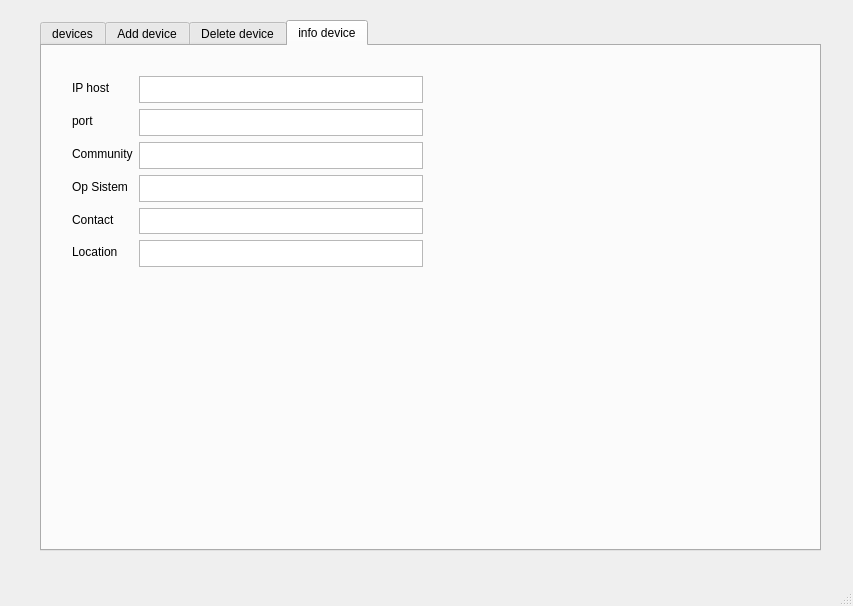
<?xml version="1.0" encoding="UTF-8"?>
<ui version="4.0">
 <class>MainWindow</class>
 <widget class="QMainWindow" name="MainWindow">
  <property name="geometry">
   <rect>
    <x>0</x>
    <y>0</y>
    <width>853</width>
    <height>606</height>
   </rect>
  </property>
  <property name="windowTitle">
   <string>SNMP monitor</string>
  </property>
  <widget class="QWidget" name="centralwidget">
   <widget class="QTabWidget" name="sasasas">
    <property name="geometry">
     <rect>
      <x>40</x>
      <y>20</y>
      <width>781</width>
      <height>531</height>
     </rect>
    </property>
    <property name="whatsThis">
     <string>&lt;html&gt;&lt;head/&gt;&lt;body&gt;&lt;p&gt;asasa&lt;/p&gt;&lt;/body&gt;&lt;/html&gt;</string>
    </property>
    <property name="currentIndex">
     <number>3</number>
    </property>
    <widget class="QWidget" name="tab">
     <attribute name="title">
      <string>devices</string>
     </attribute>
     <widget class="QTableView" name="tableView">
      <property name="geometry">
       <rect>
        <x>50</x>
        <y>40</y>
        <width>441</width>
        <height>261</height>
       </rect>
      </property>
     </widget>
    </widget>
    <widget class="QWidget" name="tab_3">
     <attribute name="title">
      <string>Add device</string>
     </attribute>
     <widget class="QWidget" name="formLayoutWidget">
      <property name="geometry">
       <rect>
        <x>30</x>
        <y>42</y>
        <width>381</width>
        <height>181</height>
       </rect>
      </property>
      <layout class="QFormLayout" name="formLayout">
       <item row="0" column="0">
        <widget class="QLabel" name="IPlabel">
         <property name="text">
          <string>IP</string>
         </property>
        </widget>
       </item>
       <item row="0" column="1">
        <widget class="QTextEdit" name="IPtextEdit"/>
       </item>
       <item row="1" column="1">
        <spacer name="verticalSpacer_2">
         <property name="orientation">
          <enum>Qt::Vertical</enum>
         </property>
         <property name="sizeHint" stdset="0">
          <size>
           <width>20</width>
           <height>40</height>
          </size>
         </property>
        </spacer>
       </item>
       <item row="2" column="0">
        <widget class="QLabel" name="Portlabel">
         <property name="text">
          <string>Port</string>
         </property>
        </widget>
       </item>
       <item row="2" column="1">
        <widget class="QTextEdit" name="PorttextEdit"/>
       </item>
       <item row="3" column="1">
        <spacer name="verticalSpacer_3">
         <property name="orientation">
          <enum>Qt::Vertical</enum>
         </property>
         <property name="sizeHint" stdset="0">
          <size>
           <width>20</width>
           <height>40</height>
          </size>
         </property>
        </spacer>
       </item>
       <item row="4" column="0">
        <widget class="QLabel" name="Communitylabel">
         <property name="text">
          <string>Community</string>
         </property>
        </widget>
       </item>
       <item row="4" column="1">
        <widget class="QTextEdit" name="CommunitytextEdit"/>
       </item>
       <item row="5" column="1">
        <spacer name="verticalSpacer_4">
         <property name="orientation">
          <enum>Qt::Vertical</enum>
         </property>
         <property name="sizeHint" stdset="0">
          <size>
           <width>20</width>
           <height>40</height>
          </size>
         </property>
        </spacer>
       </item>
       <item row="6" column="0">
        <widget class="QLabel" name="VErsionSNMPlabel">
         <property name="text">
          <string>Version snmp</string>
         </property>
        </widget>
       </item>
       <item row="6" column="1">
        <widget class="QTextEdit" name="SNMPtextEdit"/>
       </item>
       <item row="7" column="1">
        <spacer name="verticalSpacer_5">
         <property name="orientation">
          <enum>Qt::Vertical</enum>
         </property>
         <property name="sizeHint" stdset="0">
          <size>
           <width>20</width>
           <height>40</height>
          </size>
         </property>
        </spacer>
       </item>
       <item row="8" column="0">
        <spacer name="horizontalSpacer_2">
         <property name="orientation">
          <enum>Qt::Horizontal</enum>
         </property>
         <property name="sizeHint" stdset="0">
          <size>
           <width>40</width>
           <height>20</height>
          </size>
         </property>
        </spacer>
       </item>
       <item row="8" column="1">
        <layout class="QVBoxLayout" name="verticalLayout">
         <item>
          <layout class="QFormLayout" name="formLayout_2">
           <item row="0" column="0">
            <widget class="QPushButton" name="pushButtonCancel">
             <property name="text">
              <string>  cancel   </string>
             </property>
            </widget>
           </item>
           <item row="0" column="1">
            <widget class="QPushButton" name="pushButtonADD">
             <property name="text">
              <string>add</string>
             </property>
            </widget>
           </item>
          </layout>
         </item>
        </layout>
       </item>
      </layout>
     </widget>
    </widget>
    <widget class="QWidget" name="tab_2">
     <attribute name="title">
      <string>Delete device</string>
     </attribute>
     <widget class="QWidget" name="formLayoutWidget_3">
      <property name="geometry">
       <rect>
        <x>80</x>
        <y>20</y>
        <width>261</width>
        <height>31</height>
       </rect>
      </property>
      <layout class="QFormLayout" name="formLayout_3">
       <item row="0" column="0">
        <widget class="QLabel" name="IPhostLabel">
         <property name="text">
          <string>Ip host</string>
         </property>
        </widget>
       </item>
       <item row="0" column="1">
        <widget class="QTextEdit" name="IPHosttextEdit"/>
       </item>
      </layout>
     </widget>
     <widget class="QPushButton" name="pushButtonDeleteDevice">
      <property name="geometry">
       <rect>
        <x>230</x>
        <y>60</y>
        <width>108</width>
        <height>23</height>
       </rect>
      </property>
      <property name="text">
       <string>delete</string>
      </property>
     </widget>
    </widget>
    <widget class="QWidget" name="tab_4">
     <attribute name="title">
      <string>info device</string>
     </attribute>
     <widget class="QWidget" name="horizontalLayoutWidget">
      <property name="geometry">
       <rect>
        <x>410</x>
        <y>30</y>
        <width>121</width>
        <height>121</height>
       </rect>
      </property>
      <layout class="QHBoxLayout" name="horizontalLayout"/>
     </widget>
     <widget class="QWidget" name="formLayoutWidget_4">
      <property name="geometry">
       <rect>
        <x>30</x>
        <y>30</y>
        <width>351</width>
        <height>191</height>
       </rect>
      </property>
      <layout class="QFormLayout" name="formLayout_4">
       <item row="0" column="0">
        <widget class="QLabel" name="IPlabelInfo">
         <property name="text">
          <string>IP host</string>
         </property>
        </widget>
       </item>
       <item row="1" column="0">
        <widget class="QLabel" name="portLabelInfo">
         <property name="text">
          <string>port</string>
         </property>
        </widget>
       </item>
       <item row="2" column="0">
        <widget class="QLabel" name="CommunityLabelInfo">
         <property name="text">
          <string>Community</string>
         </property>
        </widget>
       </item>
       <item row="3" column="0">
        <widget class="QLabel" name="systemLabelInfo">
         <property name="text">
          <string>Op Sistem</string>
         </property>
        </widget>
       </item>
       <item row="4" column="0">
        <widget class="QLabel" name="contactLabelInfo">
         <property name="text">
          <string>Contact</string>
         </property>
        </widget>
       </item>
       <item row="5" column="0">
        <widget class="QLabel" name="localLabelInfo">
         <property name="text">
          <string>Location</string>
         </property>
        </widget>
       </item>
       <item row="0" column="1">
        <widget class="QTextEdit" name="IPTextEditInfo"/>
       </item>
       <item row="1" column="1">
        <widget class="QTextEdit" name="portTextEditInfo"/>
       </item>
       <item row="2" column="1">
        <widget class="QTextEdit" name="CommunityTextEditInfo"/>
       </item>
       <item row="3" column="1">
        <widget class="QPlainTextEdit" name="systemPlainTextEditInfo"/>
       </item>
       <item row="4" column="1">
        <widget class="QTextEdit" name="contactTextEditInfo"/>
       </item>
       <item row="5" column="1">
        <widget class="QTextEdit" name="locationTextEditInfo"/>
       </item>
      </layout>
     </widget>
    </widget>
   </widget>
  </widget>
  <widget class="QMenuBar" name="menubar">
   <property name="geometry">
    <rect>
     <x>0</x>
     <y>0</y>
     <width>853</width>
     <height>20</height>
    </rect>
   </property>
  </widget>
  <widget class="QStatusBar" name="statusbar"/>
 </widget>
 <resources/>
 <connections/>
</ui>
